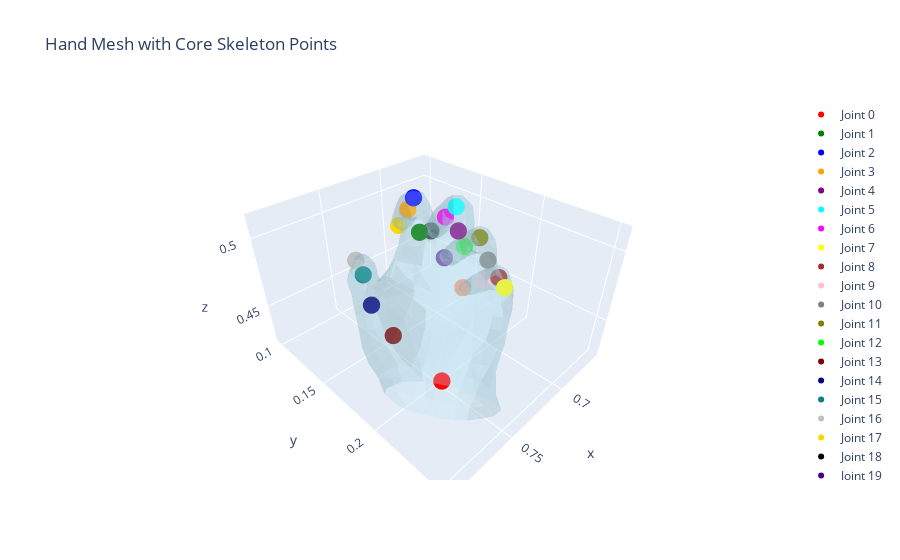

Here is the notebook cell this chart was saved with:
### Code cell
def display_hand_mesh_with_skeleton(hand_mesh, core_joints):
    """
    손 메쉬와 함께 핵심 손 스켈레톤 (21개 key joint) 점들을 overlay 시각화합니다.
    
    인자:
        hand_mesh: mano hand mesh 객체. vertices와 faces 속성이 있어야 합니다.
        core_joints: (21, 3) shape의 핵심 관절 좌표.
                     보통 output.joints[0] 와 같이 사용됩니다.
    """
    import numpy as np
    import plotly.graph_objects as go
    
    # 손 메쉬 데이터 추출
    vertices = np.array(hand_mesh.vertices)
    faces = np.array(hand_mesh.faces)
    x, y, z = vertices[:, 0], vertices[:, 1], vertices[:, 2]
    i = faces[:, 0]
    j_vals = faces[:, 1]
    k = faces[:, 2]
    
    # Plotly figure 생성 및 손 메쉬 추가 (투시 렌더링)
    fig = go.Figure()
    fig.add_trace(go.Mesh3d(
        x=x, y=y, z=z,
        i=i, j=j_vals, k=k,
        opacity=0.3,          # 내부가 보이도록 불투명도 낮춤
        color='lightblue',
        flatshading=True,
        name="Hand Mesh"
    ))
    
    # 핵심 관절 좌표 (21개) 오버레이
    core_joints = np.array(core_joints)
    # 21개 관절에 사용할 색상 리스트 (원하는 색상으로 수정 가능)
    colors = [
        'red', 'green', 'blue', 'orange', 'purple',
        'cyan', 'magenta', 'yellow', 'brown', 'pink',
        'gray', 'olive', 'lime', 'maroon', 'navy',
        'teal', 'silver', 'gold', 'black', 'indigo', 'coral'
    ]
    
    for idx in range(core_joints.shape[0]):
        fig.add_trace(go.Scatter3d(
            x=[core_joints[idx, 0]],
            y=[core_joints[idx, 1]],
            z=[core_joints[idx, 2]],
            mode='markers',
            marker=dict(size=6, color=colors[idx % len(colors)]),
            name=f'Joint {idx}'
        ))
    
    # 카메라 투시 설정
    fig.update_layout(
        title="Hand Mesh with Core Skeleton Points",
        scene=dict(
            aspectmode='data',
            camera=dict(
                projection=dict(type='perspective')  # 투시 (perspective) 방식
            )
        )
    )
    
    fig.show()


# 사용 예시:
# MANO 모델 출력의 첫번째 샘플에 대한 손 메쉬와, 핵심 관절 21개 점을 함께 시각화합니다.
display_hand_mesh_with_skeleton(h_meshes[0], output.joints[0])

### Figure 1 — Plotly figure (JSON) as saved in the notebook; plotly's stock layout.template omitted (floating-point values rounded to 4 significant figures; data arrays with more than 128 entries replaced by an {"elided": "..."} marker saying what was removed)
{"data": [{"color": "lightblue", "flatshading": true, "i": {"elided": "1538 int values"}, "j": {"elided": "1538 int values"}, "k": {"elided": "1538 int values"}, "name": "Hand Mesh", "opacity": 0.3, "type": "mesh3d", "x": {"elided": "778 float values"}, "y": {"elided": "778 float values"}, "z": {"elided": "778 float values"}}, {"marker": {"color": "red", "size": 6}, "mode": "markers", "name": "Joint 0", "type": "scatter3d", "x": [0.7654], "y": [0.2178], "z": [0.4477]}, {"marker": {"color": "green", "size": 6}, "mode": "markers", "name": "Joint 1", "type": "scatter3d", "x": [0.7229], "y": [0.1568], "z": [0.4993]}, {"marker": {"color": "blue", "size": 6}, "mode": "markers", "name": "Joint 2", "type": "scatter3d", "x": [0.7039], "y": [0.1314], "z": [0.5079]}, {"marker": {"color": "orange", "size": 6}, "mode": "markers", "name": "Joint 3", "type": "scatter3d", "x": [0.6966], "y": [0.1171], "z": [0.4925]}, {"marker": {"color": "purple", "size": 6}, "mode": "markers", "name": "Joint 4", "type": "scatter3d", "x": [0.701], "y": [0.1688], "z": [0.4966]}, {"marker": {"color": "cyan", "size": 6}, "mode": "markers", "name": "Joint 5", "type": "scatter3d", "x": [0.6788], "y": [0.1463], "z": [0.4982]}, {"marker": {"color": "magenta", "size": 6}, "mode": "markers", "name": "Joint 6", "type": "scatter3d", "x": [0.6722], "y": [0.1304], "z": [0.4827]}, {"marker": {"color": "yellow", "size": 6}, "mode": "markers", "name": "Joint 7", "type": "scatter3d", "x": [0.6873], "y": [0.1984], "z": [0.4612]}, {"marker": {"color": "brown", "size": 6}, "mode": "markers", "name": "Joint 8", "type": "scatter3d", "x": [0.6737], "y": [0.1834], "z": [0.4556]}, {"marker": {"color": "pink", "size": 6}, "mode": "markers", "name": "Joint 9", "type": "scatter3d", "x": [0.672], "y": [0.1684], "z": [0.4444]}, {"marker": {"color": "gray", "size": 6}, "mode": "markers", "name": "Joint 10", "type": "scatter3d", "x": [0.6917], "y": [0.1866], "z": [0.4789]}, {"marker": {"color": "olive", "size": 6}, "mode": "markers", "name": "Joint 11", "type": "scatter3d", "x": [0.6736], "y": [0.1643], "z": [0.4794]}, {"marker": {"color": "lime", "size": 6}, "mode": "markers", "name": "Joint 12", "type": "scatter3d", "x": [0.6685], "y": [0.1465], "z": [0.4631]}, {"marker": {"color": "maroon", "size": 6}, "mode": "markers", "name": "Joint 13", "type": "scatter3d", "x": [0.7676], "y": [0.181], "z": [0.459]}, {"marker": {"color": "navy", "size": 6}, "mode": "markers", "name": "Joint 14", "type": "scatter3d", "x": [0.7596], "y": [0.1515], "z": [0.4607]}, {"marker": {"color": "teal", "size": 6}, "mode": "markers", "name": "Joint 15", "type": "scatter3d", "x": [0.7472], "y": [0.1281], "z": [0.4664]}, {"marker": {"color": "silver", "size": 6}, "mode": "markers", "name": "Joint 16", "type": "scatter3d", "x": [0.7316], "y": [0.09817], "z": [0.4577]}, {"marker": {"color": "gold", "size": 6}, "mode": "markers", "name": "Joint 17", "type": "scatter3d", "x": [0.6929], "y": [0.102], "z": [0.4731]}, {"marker": {"color": "black", "size": 6}, "mode": "markers", "name": "Joint 18", "type": "scatter3d", "x": [0.6699], "y": [0.113], "z": [0.464]}, {"marker": {"color": "indigo", "size": 6}, "mode": "markers", "name": "Joint 19", "type": "scatter3d", "x": [0.6702], "y": [0.1279], "z": [0.4464]}, {"marker": {"color": "coral", "size": 6}, "mode": "markers", "name": "Joint 20", "type": "scatter3d", "x": [0.6752], "y": [0.1525], "z": [0.4326]}], "layout": {"scene": {"aspectmode": "data", "camera": {"projection": {"type": "perspective"}}}, "title": {"text": "Hand Mesh with Core Skeleton Points"}}}
